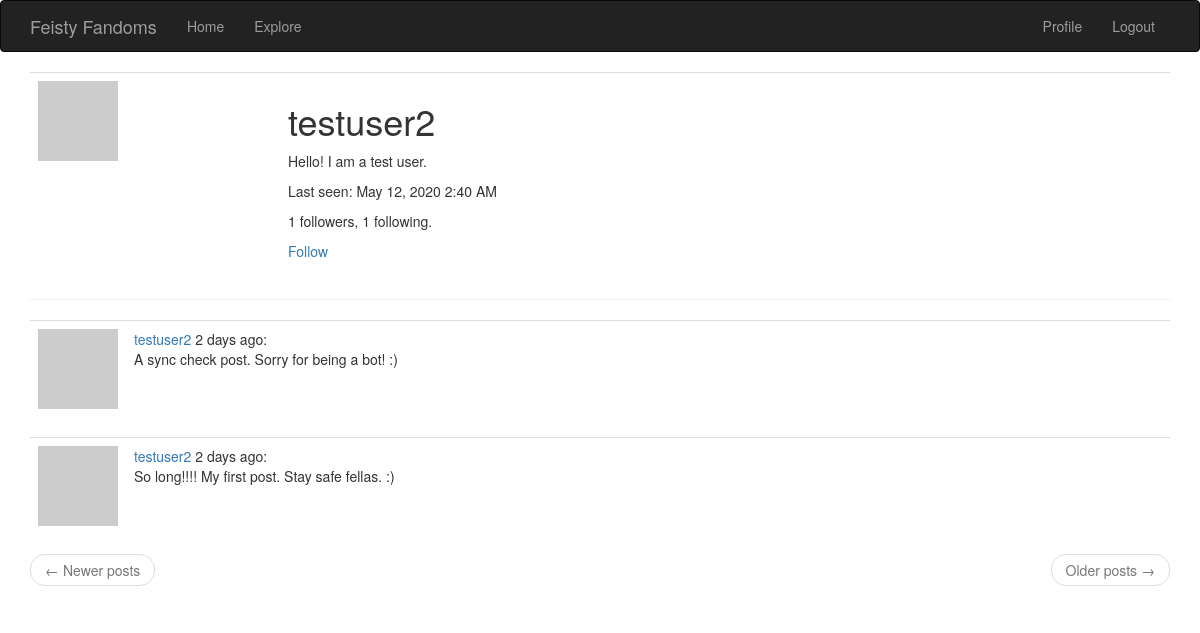
/user/testuser2 (signed in), run on an earlier commit of the app's database.
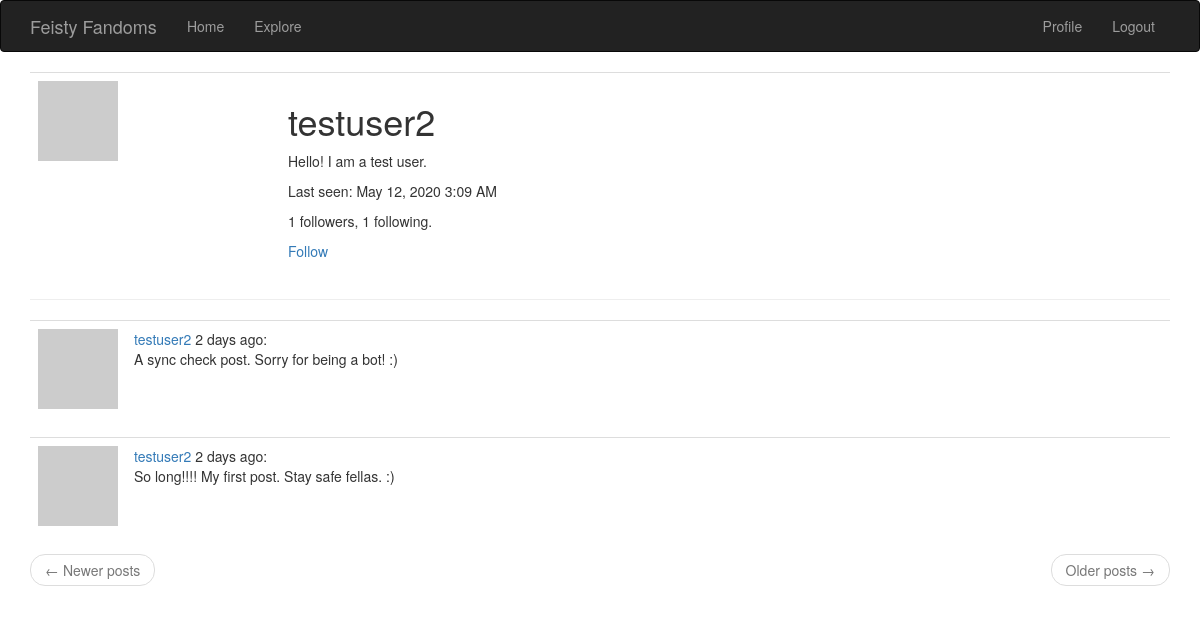
And on a later commit of the database.
### app/models.py (models this page shows, shortened)
class User(UserMixin, db.Model):
	id = db.Column(db.Integer, primary_key= True)
	username = db.Column(db.String(64), index = True, unique = True)
	email = db.Column(db.String(120), index=True, unique=True)
	password_hash = db.Column(db.String(128))
	posts = db.relationship('Post', backref='author', lazy = 'dynamic')
	followed = db.relationship('User', secondary=followers, primaryjoin=(followers.c.follower_id == id), secondaryjoin=(followers.c.followed_id == id), backref=db.backref('followers', lazy='dynamic'), lazy='dynamic')
	about_me = db.Column(db.String(140))
	last_seen = db.Column(db.DateTime, default=datetime.utcnow)
	def avatar(self, size):
		digest = md5(self.email.lower().encode('utf-8')).hexdigest()
		return 'https://www.gravatar.com/avatar/{}?d=identicon&s={}'.format(digest, size)
	def is_following(self,user):
		return self.followed.filter(followers.c.followed_id==user.id).count() > 0

### app/routes.py (the view)
@app.route('/user/<username>')
@login_required
def user(username):
	user = User.query.filter_by(username=username).first_or_404()
	page = request.args.get('page', 1, type = int)
	posts = user.posts.order_by(Post.timestamp.desc()).paginate(page, app.config['POSTS_PER_PAGE'], False)
	next_url = url_for('user', username= user.username, page = posts.next_num) \
		if posts.has_next else None
	prev_url = url_for('user', username= user.username, page = prev_num) \
		if posts.has_prev else None
	return render_template('user.html', user=user, posts=posts.items, next_url= next_url, prev_url=prev_url)

### app/models.py (called while the page is built)
@login.user_loader
def load_user(id):
    return User.query.get(int(id))

### app/routes.py (called while the page is built)
@app.before_request
def before_request():
	if current_user.is_authenticated:
		current_user.last_seen = datetime.utcnow()
		db.session.commit()

### app/templates/user.html
{% extends "base.html" %}
{% block app_content %}
	<table class= "table table-hover">
		<tr>
			<td width="250px"><img src="{{ user.avatar(250) }}"></td>
			<td>
				<h1>{{user.username}}</h1>
				{% if user.about_me %}<p>{{ user.about_me }}</p>{% endif %}
				{% if user.last_seen %}<p>Last seen: {{ moment(user.last_seen).format('LLL') }}</p>{% endif %}
				<p>{{ user.followers.count() }} followers, {{ user.followed.count() }} following.</p>
				{% if user == current_user %}
                <p><a href="{{ url_for('edit_profile') }}">Edit your profile</a></p>
                {% elif not current_user.is_following(user) %}
                <p><a href="{{url_for('follow', username = user.username)}}">Follow</a></p>
                {% else %}
                <p><a href="{{url_for('unfollow', username = user.username)}}">Unfollow</a></p>
                {% endif %}
			</td>
		</tr>
	</table>
	<hr>
	{% for post in posts %}
        {% include '_post.html' %}
    {% endfor %}
    <nav aria-label="...">
        <ul class="pager">
            <li class="previous{% if not prev_url %} disabled{% endif %}">
                <a href="{{ prev_url or '#' }}">
                    <span aria-hidden="true">&larr;</span> Newer posts
                </a>
            </li>
            <li class="next{% if not next_url %} disabled{% endif %}">
                <a href="{{ next_url or '#' }}">
                    Older posts <span aria-hidden="true">&rarr;</span>
                </a>
            </li>
        </ul>
    </nav>
{% endblock %}

What changed in the data, as far as the page shows it:
changed User "testuser2": last_seen "May 12, 2020 2:40 AM" → "May 12, 2020 3:09 AM"
